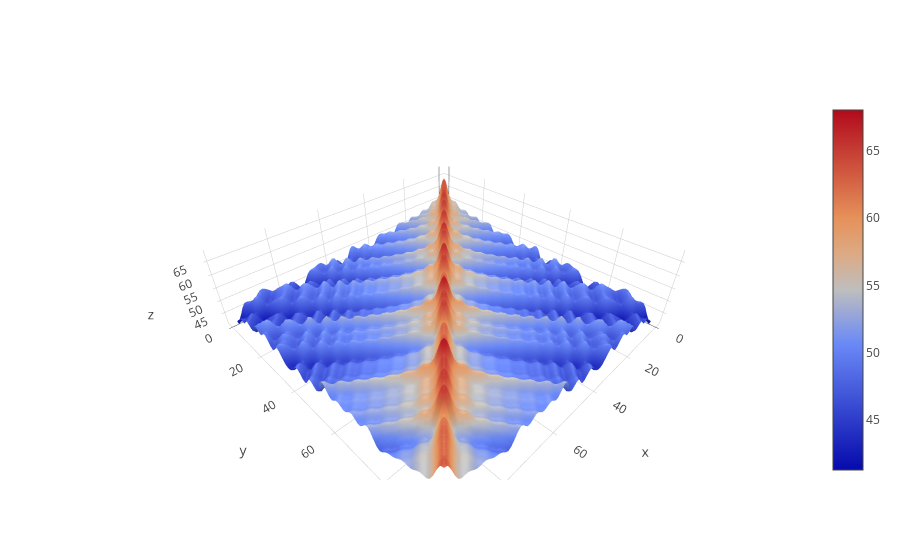

Notebook source saved alongside this figure:
### Code cell
# 3d可视化
relation_matrix = np.dot(positional_encoding, positional_encoding.T)[1:, 1:]
data = [go.Surface(z=relation_matrix)]
layout = go.Layout()
fig = go.Figure(data=data, layout=layout)
iplot(fig)

### Figure 1 — Plotly figure (JSON) as saved in the notebook; plotly's stock layout.template omitted (floating-point values rounded to 4 significant figures; data arrays with more than 128 entries replaced by an {"elided": "..."} marker saying what was removed)
{"data": [{"type": "surface", "uid": "df095cc1-689e-436a-87ab-aa6f565aee1f", "z": {"elided": "99x99 float values"}}], "layout": {}}
